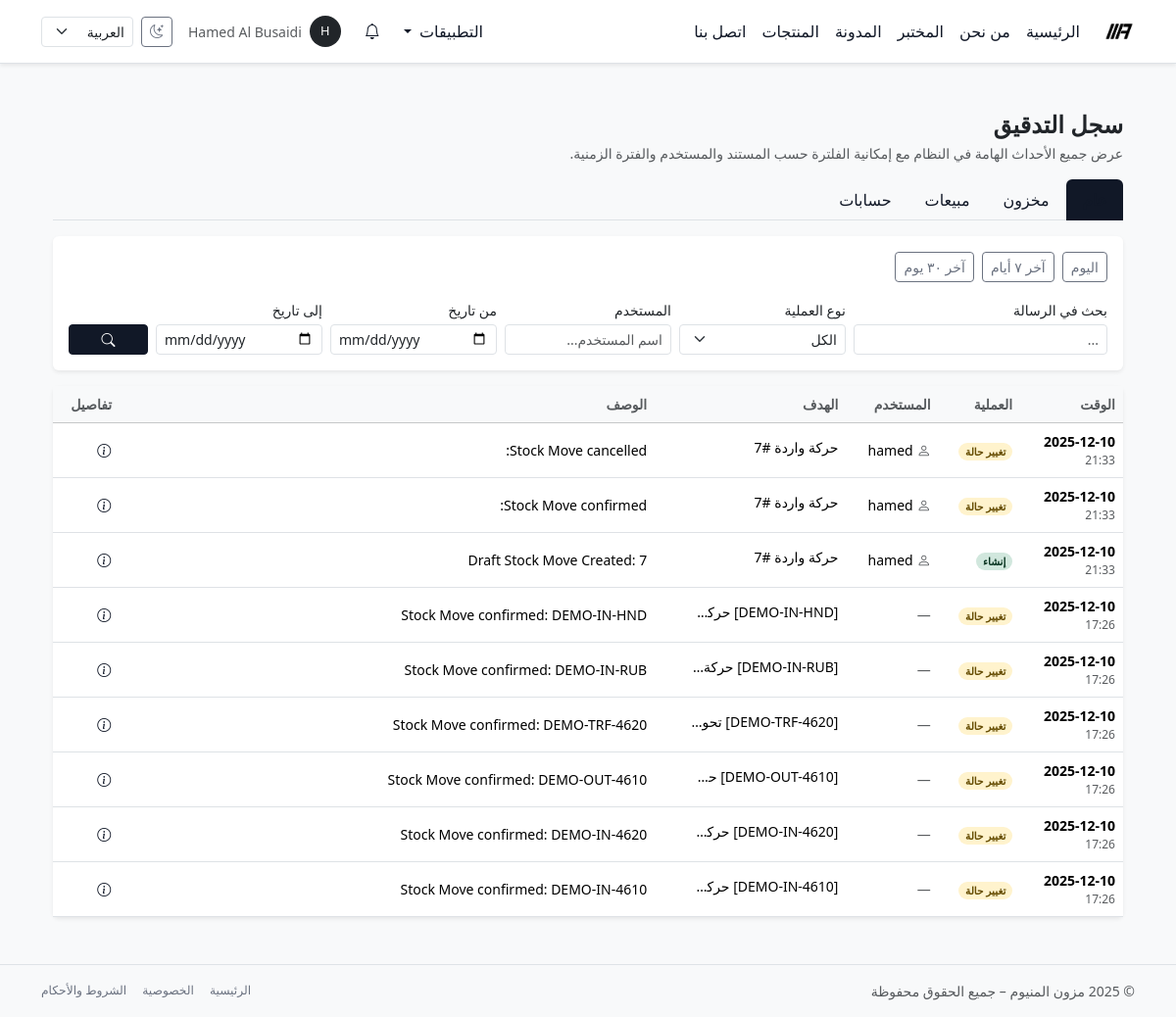
/ar/audit-log/ (signed in), run on an earlier commit of the app's database.
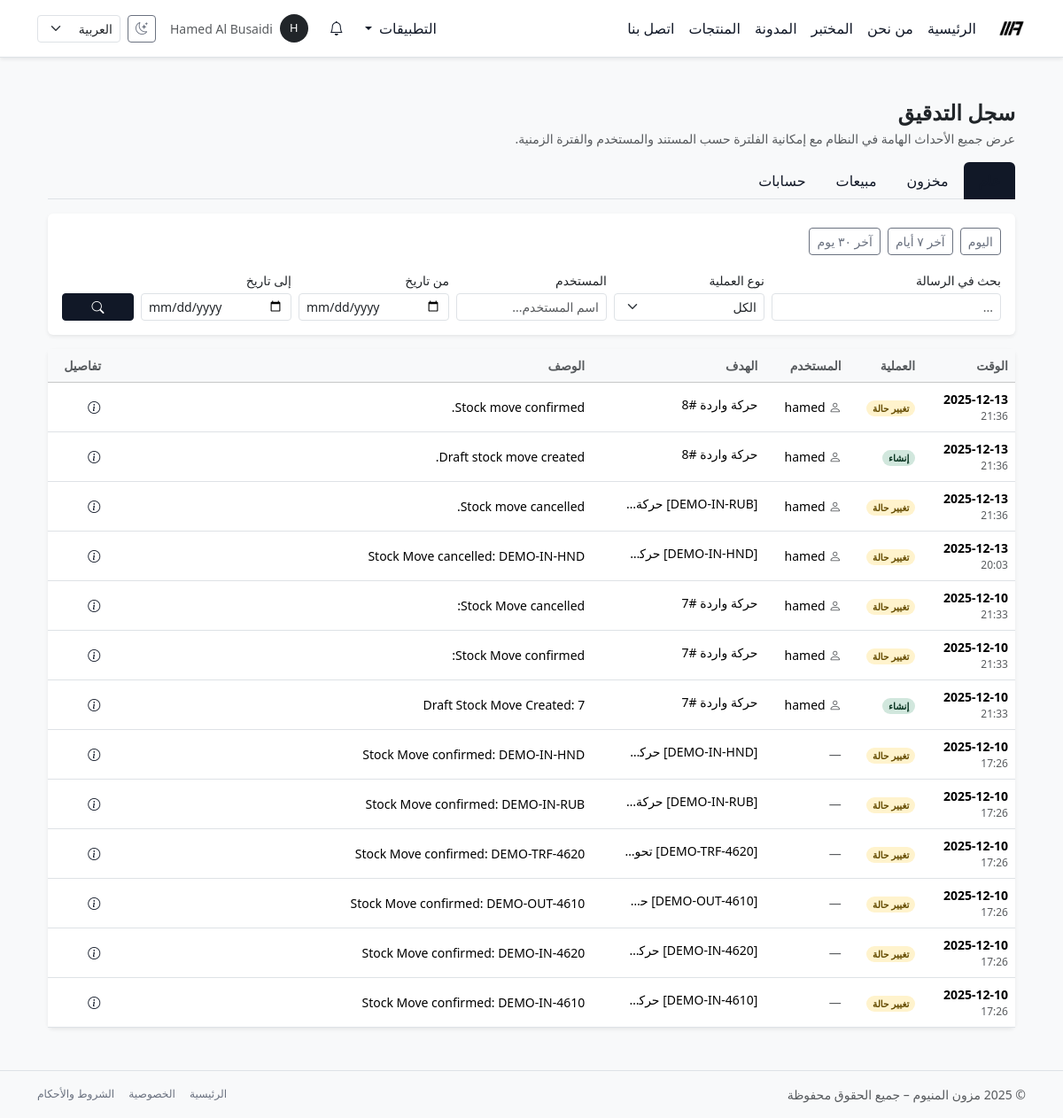
And on a later commit of the database.
### core/models/audit.py (models this page shows, shortened)
class AuditLog(TimeStampedModel, SoftDeleteModel):
    class Action(models.TextChoices):
        CREATE = "create", _("إنشاء")
        UPDATE = "update", _("تعديل")
        DELETE = "delete", _("حذف")
        STATUS_CHANGE = "status_change", _("تغيير حالة")
        NOTIFICATION = "notification", _("إشعار")
        OTHER = "other", _("أخرى")
    action = models.CharField(
        max_length=32,
        choices=Action.choices,
        verbose_name=_("العملية"),
        db_index=True,
    )
    actor = models.ForeignKey(
        settings.AUTH_USER_MODEL,
        null=True,
        blank=True,
        on_delete=models.SET_NULL,
        related_name="audit_logs",
        verbose_name=_("المستخدم"),
        help_text=_("المستخدم الذي قام بهذه العملية إن وُجد."),
    )
    target_content_type = models.ForeignKey(
        ContentType,
        null=True,
        blank=True,
        on_delete=models.SET_NULL,
        related_name="audit_logs",
        verbose_name=_("نوع الكائن"),
    )
    target_object_id = models.CharField(
        max_length=64,
        null=True,
        blank=True,
        verbose_name=_("معرّف الكائن"),
    )
    target = GenericForeignKey("target_content_type", "target_object_id")
    message = models.TextField(
        verbose_name=_("الوصف"),
        blank=True,
    )
    extra = models.JSONField(
        default=dict,
        blank=True,
        verbose_name=_("بيانات إضافية"),
    )
    class Meta:
        verbose_name = _("سجل تدقيق")
        verbose_name_plural = _("سجلات التدقيق")
        ordering = ("-created_at",)
        indexes = [
            models.Index(fields=["actor", "created_at"]),
            models.Index(fields=["target_content_type", "target_object_id", "created_at"]),
            models.Index(fields=["action", "created_at"]),
        ]

### inventory/models.py (models this page shows, shortened)
class StockMove(BaseModel):
    class MoveType(models.TextChoices):
        IN = "in", _("حركة واردة")
        OUT = "out", _("حركة صادرة")
        TRANSFER = "transfer", _("تحويل داخلي")
    class Status(models.TextChoices):
        DRAFT = "draft", _("مسودة")
        DONE = "done", _("منفذة")
        CANCELLED = "cancelled", _("ملغاة")
    move_type = models.CharField(
        max_length=20,
        choices=MoveType.choices,
        default=MoveType.IN,
        verbose_name=_("نوع الحركة"),
    )
    adjustment = models.ForeignKey(
        "inventory.InventoryAdjustment",
        on_delete=models.SET_NULL,
        null=True,
        blank=True,
        related_name="stock_moves",
        verbose_name=_("وثيقة الجرد المرتبطة"),
    )
    from_warehouse = models.ForeignKey(
        Warehouse,
        on_delete=models.PROTECT,
        null=True,
        blank=True,
        related_name="outgoing_moves",
        verbose_name=_("من مستودع"),
    )
    from_location = models.ForeignKey(
        "inventory.StockLocation",
        on_delete=models.PROTECT,
        null=True,
        blank=True,
        related_name="outgoing_moves",
        verbose_name=_("من موقع"),
    )
    to_warehouse = models.ForeignKey(
        Warehouse,
        on_delete=models.PROTECT,
        null=True,
        blank=True,
        related_name="incoming_moves",
        verbose_name=_("إلى مستودع"),
    )
    to_location = models.ForeignKey(
        "inventory.StockLocation",
        on_delete=models.PROTECT,
        null=True,
        blank=True,
        related_name="incoming_moves",
        verbose_name=_("إلى موقع"),
    )
    move_date = models.DateTimeField(default=timezone.now, verbose_name=_("تاريخ الحركة"))
    status = models.CharField(max_length=20, choices=Status.choices, default=Status.DRAFT, verbose_name=_("الحالة"))
    reference = models.CharField(max_length=255, blank=True, verbose_name=_("مرجع خارجي"))
    note = models.TextField(blank=True, verbose_name=_("ملاحظات"))
    objects = StockMoveManager()
    class Meta:
        verbose_name = _("حركة مخزون")
        verbose_name_plural = _("حركات المخزون")
        ordering = ("-move_date", "-id")
        indexes = [
            models.Index(fields=["is_deleted", "status"], name="stockmove_del_status_idx"),
            models.Index(fields=["move_type"], name="stockmove_type_idx"),
            models.Index(fields=["move_date"], name="stockmove_date_idx"),
            models.Index(fields=["reference"], name="stockmove_reference_idx"),
        ]
    def __str__(self) -> str:
        ref = f"[{self.reference}] " if self.reference else ""
        return f"{ref}{self.get_move_type_display()} #{self.pk}"

### core/views/audit.py (the view, shortened to what this page needs)
class AuditLogListView(LoginRequiredMixin, ListView):
    model = AuditLog
    template_name = "core/audit/audit_log_list.html"
    context_object_name = "logs"
    paginate_by = 50
    def get_queryset(self):
        qs = (
            AuditLog.objects
            .select_related("actor", "target_content_type")
            .order_by("-created_at")
        )
        if hasattr(AuditLog, "is_deleted"):
            qs = qs.filter(is_deleted=False)
        request = self.request
        action = request.GET.get("action") or ""
        actor_query = request.GET.get("actor") or ""
        q = request.GET.get("q") or ""
        target_model = request.GET.get("target_model") or ""
        target_id = request.GET.get("target_id") or ""
        date_from = request.GET.get("date_from") or ""
        date_to = request.GET.get("date_to") or ""
        section = request.GET.get("section") or ""
        if section == "sales":
            qs = qs.filter(target_content_type__app_label="sales")
        elif section == "accounting":
            qs = qs.filter(target_content_type__app_label="accounting")
        elif section == "inventory":  # ✅ التعديل الأول: دعم فلتر المخزون
            qs = qs.filter(target_content_type__app_label="inventory")
        if action:
            qs = qs.filter(action=action)
        if actor_query:
            qs = qs.filter(
                Q(actor__username__icontains=actor_query)
                | Q(actor__first_name__icontains=actor_query)
                | Q(actor__last_name__icontains=actor_query)
            )
        if q:
            qs = qs.filter(message__icontains=q)
        if target_id:
            qs = qs.filter(target_object_id=str(target_id))
        if date_from:
            qs = qs.filter(created_at__date__gte=date_from)
        if date_to:
            qs = qs.filter(created_at__date__lte=date_to)
        return qs
    def get_context_data(self, **kwargs):
        ctx = super().get_context_data(**kwargs)
        request = self.request
        current_filters = {
            "action": request.GET.get("action", ""),
            "actor": request.GET.get("actor", ""),
            "q": request.GET.get("q", ""),
            "target_model": request.GET.get("target_model", ""),
            "target_id": request.GET.get("target_id", ""),
            "date_from": request.GET.get("date_from", ""),
            "date_to": request.GET.get("date_to", ""),
            "section": request.GET.get("section", ""),
        }
        ctx["actions"] = AuditLog.Action.choices
        ctx["current_filters"] = current_filters
        ctx["current_section"] = current_filters["section"]
        base_params = {}
        for key, value in request.GET.items():
            if key == "page": continue
            if value in ("", None): continue
            base_params[key] = value
        ctx["base_query"] = urlencode(base_params)
        target_model = current_filters["target_model"]
        target_id = current_filters["target_id"]
        if target_model and target_id:
            params_doc = {"target_model": target_model, "target_id": target_id}
            ctx["preset_this_document_query"] = urlencode(params_doc)
        else:
            ctx["preset_this_document_query"] = ""
        today = timezone.localdate()
        def _date_query(days_ago):
            p = base_params.copy()
            p["date_from"] = (today - timedelta(days=days_ago)).isoformat()
            p["date_to"] = today.isoformat()
            return urlencode(p)
        ctx["preset_last7_query"] = _date_query(7)
        ctx["preset_today_query"] = _date_query(0)
        ctx["preset_last30_query"] = _date_query(30)
        params_all = {k: v for k, v in base_params.items() if k not in ("section", "target_model", "target_id")}
        ctx["tab_all_query"] = urlencode(params_all)
        ctx["tab_sales_query"] = urlencode({"section": "sales"})
        ctx["tab_accounting_query"] = urlencode({"section": "accounting"})
        ctx["tab_inventory_query"] = urlencode({"section": "inventory"})
        return ctx

### core/context_processors/notifications.py (called while the page is built)
def notifications_context(request):
    user = request.user
    if not user.is_authenticated:
        return {}
    base_qs = Notification.objects.for_user(user)
    unread_count = base_qs.unread().count()
    recent_notifications = list(
        base_qs.select_related("target_content_type")[:10]
    )
    return {
        "notif_unread_count": unread_count,
        "notif_recent": recent_notifications,
        "notif_has_unread": unread_count > 0,
    }

### core/models/notifications.py (called while the page is built)
    def visible(self):
        return self.filter(is_deleted=False)

    def for_user(self, user: User):
        return self.visible().filter(recipient=user)

    def unread(self):
        return self.visible().filter(is_read=False)

### templates/core/audit/audit_log_list.html (shortened to what the changed rows need)
{% extends "base.html" %}
{% load i18n %}
{% block content %}
<div class="container-fluid">
  <div class="d-flex justify-content-between align-items-center mb-3 flex-wrap gap-2">
    <div>
      <h1 class="h4 fw-bold mb-1">
        {% trans "سجل التدقيق" %}
      </h1>
    </div>
  </div>
  <div class="card border-0 shadow-sm">
    <div class="card-body p-0">
      {% if logs %}
        <div class="table-responsive">
          <table class="table table-sm align-middle mb-0 table-hover">
            <thead class="table-light">
              <tr>
                <th class="small text-muted text-nowrap p-2">{% trans "الوقت" %}</th>
                <th class="small text-muted text-nowrap p-2">{% trans "العملية" %}</th>
                <th class="small text-muted text-nowrap p-2">{% trans "المستخدم" %}</th>
                <th class="small text-muted text-nowrap p-2">{% trans "الهدف" %}</th>
                <th class="small text-muted w-50 p-2">{% trans "الوصف" %}</th>
                <th class="small text-muted text-nowrap p-2">{% trans "تفاصيل" %}</th>
              </tr>
            </thead>
            <tbody>
              {% for log in logs %}
                <tr>
                  <td class="small text-nowrap p-2">
                    <div class="fw-bold">{{ log.created_at|date:"Y-m-d" }}</div>
                    <div class="text-muted" style="font-size: 0.75rem;">{{ log.created_at|date:"H:i" }}</div>
                  </td>
                  <td class="small text-nowrap p-2">
                    {% if log.action == "create" %}
                      <span class="badge bg-success-subtle text-success-emphasis rounded-pill">
                        {{ log.get_action_display }}
                      </span>
                    {% elif log.action == "update" %}
                      <span class="badge bg-info-subtle text-info-emphasis rounded-pill">
                        {{ log.get_action_display }}
                      </span>
                    {% elif log.action == "status_change" %}
                      <span class="badge bg-warning-subtle text-warning-emphasis rounded-pill">
                        {{ log.get_action_display }}
                      </span>
                    {% elif log.action == "delete" %}
                      <span class="badge bg-danger-subtle text-danger-emphasis rounded-pill">
                        {{ log.get_action_display }}
                      </span>
                    {% elif log.action == "notification" %}
                      <span class="badge bg-primary-subtle text-primary-emphasis rounded-pill">
                        {{ log.get_action_display }}
                      </span>
                    {% else %}
                      <span class="badge bg-secondary-subtle text-secondary-emphasis rounded-pill">
                        {{ log.get_action_display }}
                      </span>
                    {% endif %}
                  </td>
                  <td class="small text-nowrap p-2">
                    {% if log.actor %}
                      <i class="bi bi-person me-1 text-muted"></i>{{ log.actor.get_username }}
                    {% else %}
                      <span class="text-muted">—</span>
                    {% endif %}
                  </td>
                  <td class="small text-nowrap p-2">
                    {% if log.target %}
                      <span class="d-inline-block text-truncate" style="max-width: 150px;" title="{{ log.target }}">
                        {{ log.target }}
                      </span>
                    {% elif log.target_content_type %}
                      <span class="badge bg-light text-dark border">
                        {{ log.target_content_type.model|upper }} #{{ log.target_object_id }}
                      </span>
                    {% else %}
                      <span class="text-muted">—</span>
                    {% endif %}
                  </td>
                  <td class="small p-2">
                    {{ log.message|default:"—" }}
                  </td>
                  <td class="small text-muted p-2">
                    {% if log.extra %}
                      <button type="button"
                              class="btn btn-link btn-sm p-0 text-decoration-none"
                              data-bs-toggle="popover"
                              data-bs-trigger="focus"
                              data-bs-placement="left"
                              data-bs-title="{% trans 'بيانات إضافية' %}"
                              data-bs-content="{{ log.extra }}">
                        <i class="bi bi-info-circle"></i>
                      </button>
                    {% else %}
                      <span class="text-muted">—</span>
                    {% endif %}
                  </td>
                </tr>
              {% endfor %}
            </tbody>
          </table>
        </div>
      {% endif %}
    </div>
  </div>
</div>
{% endblock %}

What changed in the data, as far as the page shows it:
added AuditLog: created_at "2025-12-13", created_at "21:36", action "تغيير حالة", actor.get_username "hamed", target "حركة واردة #8", message "Stock move confirmed."
added AuditLog: created_at "2025-12-13", created_at "21:36", action "إنشاء", actor.get_username "hamed", target "حركة واردة #8", message "Draft stock move created."
added AuditLog: created_at "2025-12-13", created_at "21:36", action "تغيير حالة", actor.get_username "hamed", message "Stock move cancelled."
added AuditLog: created_at "2025-12-13", created_at "20:03", action "تغيير حالة", actor.get_username "hamed", message "Stock Move cancelled: DEMO-IN-HND"
